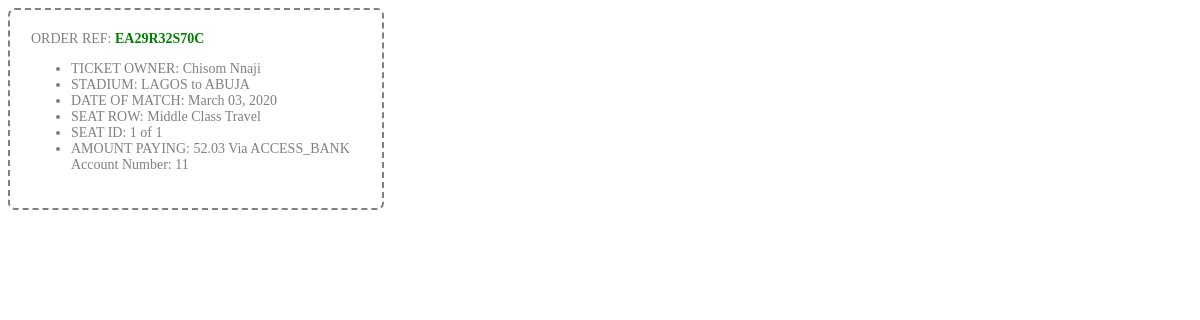
Screenshot of /loginpage/booking/validate.php?ticket=EA29R32S70C with the database file from the repository.
### tables this page shows
CREATE TABLE `booking_details` (
  `order_ref` varchar(255) NOT NULL,
  `fullname` varchar(120) NOT NULL,
  `contact` varchar(40) DEFAULT NULL,
  `gender` varchar(40) DEFAULT NULL,
  `class_reserved` varchar(255) NOT NULL,
  `destination` varchar(180) NOT NULL,
  `seats_reserved` varchar(50) NOT NULL DEFAULT '1',
  `date_reserved` varchar(50) DEFAULT NULL,
  `transaction_id` varchar(190) NOT NULL,
  `account` varchar(130) NOT NULL,
  `amount` varchar(50) NOT NULL
);

### loginpage/booking/validate.php (the view, shortened to what this page needs)
<?php
if (isset($_GET['ticket'])) {
    $order_ref = $_GET['ticket'];
    $data = mysqli_query($conn, "SELECT * FROM booking_details WHERE order_ref='$order_ref'");
    if (($data) && (mysqli_num_rows($data) > 0)) { ?>
        <html>
        <body onload="window.print();">
    <?php
        $row = mysqli_fetch_assoc($data);
        $fullname = $row['fullname'];
        $destination = $row['destination'];
        $traveldate = $row['date_reserved'];
        $travelclass = $row['class_reserved'];
        $seats = $row['seats_reserved'];
        $all = $seats;
        $amount = $row['amount'];
        $paymethod = $row['account'];
        $code = $row['transaction_id'];
        while ($seats > 0) {
            echo ("<div class='ticketbox'>");
            echo ("<a> ORDER REF:</a> <span class='ref'>$order_ref</span>");
            echo ("<ul><li>TICKET OWNER: " . $fullname . "</li>
<li>STADIUM: " . $destination . "</li>
<li>DATE OF MATCH: " . $traveldate . "</li>
<li>SEAT ROW: " . $travelclass . "</li>
<li>SEAT ID: " . $seats . " of " . $all . "</li>
<li>AMOUNT PAYING: " . $amount . " Via " . $paymethod . " Account Number: " . $code . "</li>
</ul>");
            echo ("</div>");
            $seats--;
        }
        echo ("</body></html>");
    }
}
    ?>

### loginpage/booking/validate.php (style rules this page uses)
.ticketbox { border: 2px dashed grey; font-family: tahoma; font-size: 14px; display: inline-block; width: 330px; height: auto; border-radius: 7px; padding: 21px; color: grey; }
.ref { font-family: inherit; font-weight: bold; color: green; }

### rows the page displays
booking_details: fullname "Chisom Nnaji", destination "LAGOS to ABUJA", date_reserved "March 03, 2020", class_reserved "Middle Class Travel", seats_reserved "1", amount "52.03", account "ACCESS_BANK", transaction "11"
